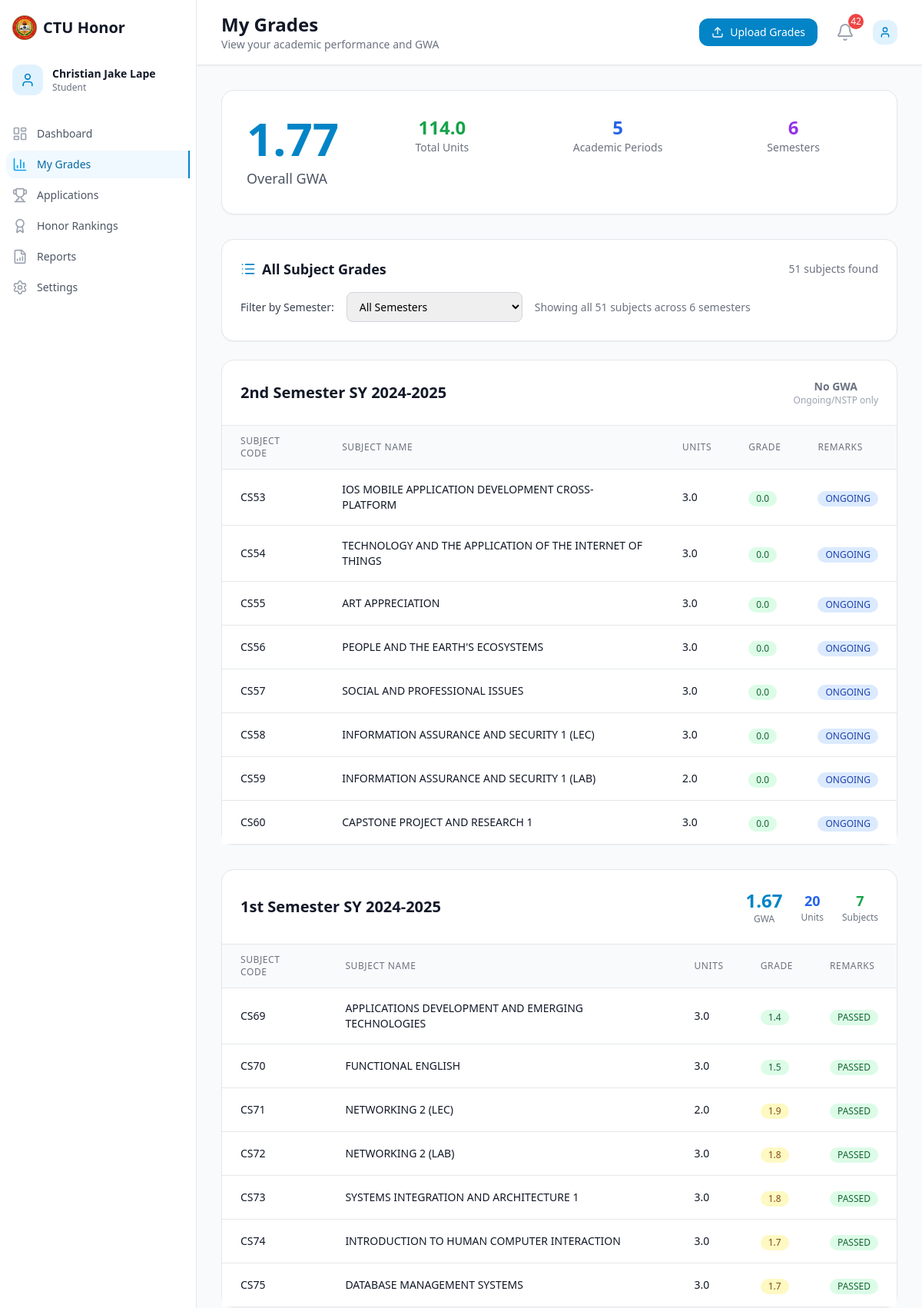
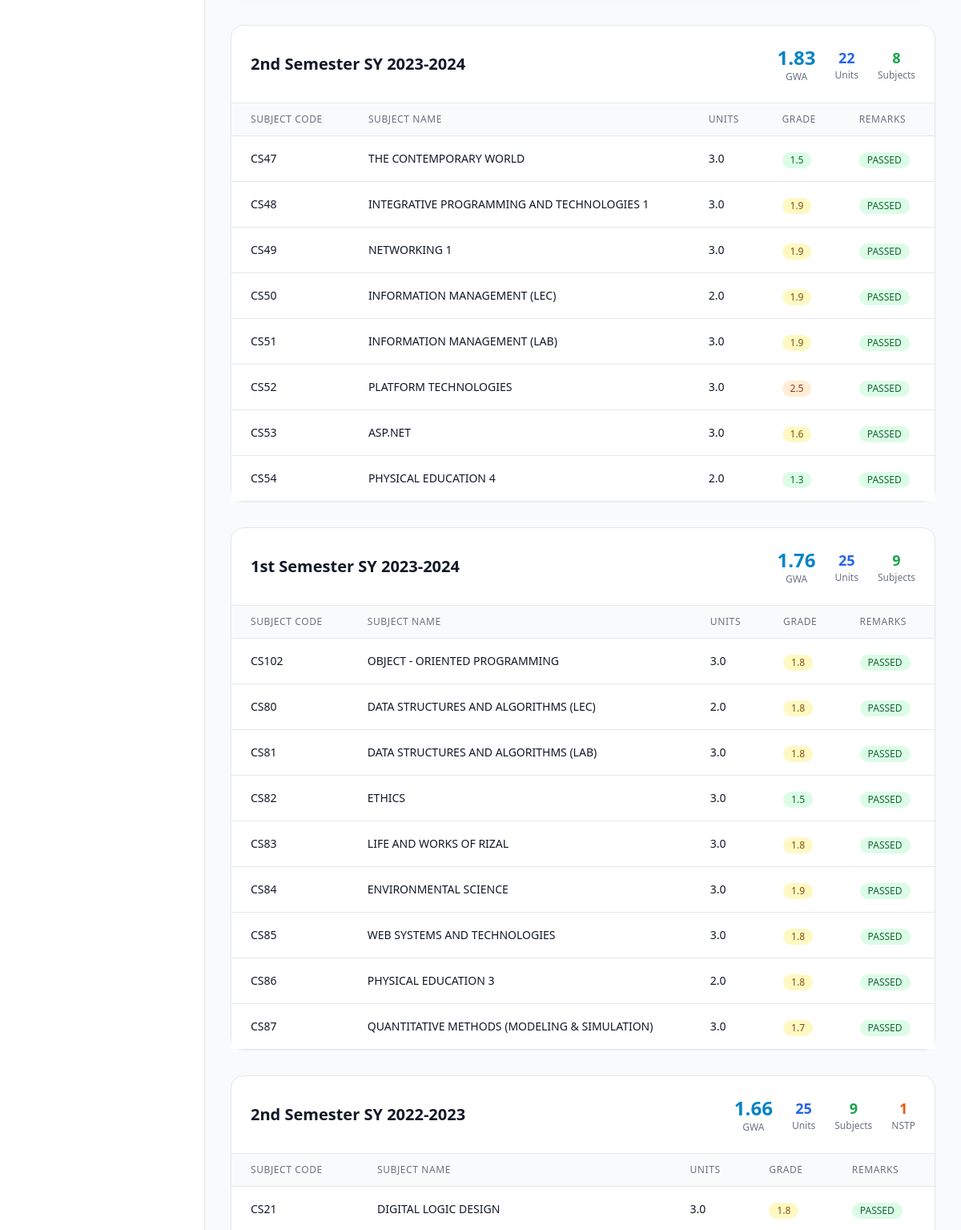
The app's page /student/grades.php (signed in, upper part) with its own data (2 pictures, top to bottom).
### tables this page shows
CREATE TABLE `grades` (
  `id` int NOT NULL COMMENT 'Unique grade record identifier',
  `submission_id` int NOT NULL COMMENT 'Reference to grade submission',
  `subject_code` varchar(20) NOT NULL COMMENT 'Subject code (e.g., CS101, MATH201)',
  `subject_name` varchar(150) NOT NULL COMMENT 'Full subject name',
  `units` decimal(3,1) NOT NULL COMMENT 'Credit units (e.g., 3.0, 1.5)',
  `grade` decimal(3,2) NOT NULL COMMENT 'Numerical grade (e.g., 1.25, 2.50)',
  `letter_grade` varchar(5) DEFAULT NULL COMMENT 'Letter equivalent (A, B+, etc.)',
  `remarks` varchar(50) DEFAULT NULL COMMENT 'PASSED, FAILED, INC, etc.',
  `semester_taken` varchar(50) DEFAULT NULL,
  `instructor_name` varchar(100) DEFAULT NULL COMMENT 'Subject instructor',
  `created_at` timestamp NULL DEFAULT CURRENT_TIMESTAMP COMMENT 'Record creation date'
);

### student/grades.php (the view, shortened to what the rows shown need)
<?php
require_once '../config/config.php';
$database = new Database();
$db = $database->getConnection();
$user_id = $_SESSION['user_id'];
$all_grades_query = "
    SELECT g.*, g.semester_taken,
           CASE
               WHEN g.semester_taken LIKE '%1st%' THEN '1st'
               WHEN g.semester_taken LIKE '%2nd%' THEN '2nd'
               WHEN g.semester_taken LIKE '%Summer%' OR g.semester_taken LIKE '%summer%' THEN 'summer'
               ELSE '1st'
           END as semester_type,
           CASE
               WHEN g.semester_taken REGEXP '[0-9]{4}-[0-9]{4}' THEN SUBSTRING(g.semester_taken, -9)
               ELSE 'Unknown'
           END as school_year_taken
    FROM grades g
    JOIN grade_submissions gs ON g.submission_id = gs.id
    WHERE gs.user_id = :user_id
    AND gs.status = 'processed'
    ORDER BY
        CASE
            WHEN g.semester_taken REGEXP '[0-9]{4}-[0-9]{4}' THEN SUBSTRING(g.semester_taken, -9)
            ELSE '0000-0000'
        END DESC,
        CASE
            WHEN g.semester_taken LIKE '%2nd%' THEN 1
            WHEN g.semester_taken LIKE '%1st%' THEN 2
            WHEN g.semester_taken LIKE '%Summer%' OR g.semester_taken LIKE '%summer%' THEN 3
            ELSE 4
        END ASC,
        g.subject_code ASC
";
$all_grades_stmt = $db->prepare($all_grades_query);
$all_grades_stmt->bindParam(':user_id', $user_id);
$all_grades_stmt->execute();
$all_grades = $all_grades_stmt->fetchAll(PDO::FETCH_ASSOC);
$grades_by_semester = [];
foreach ($all_grades as $grade) {
    $semester_key = $grade['semester_taken'];
    if (!isset($grades_by_semester[$semester_key])) {
        $grades_by_semester[$semester_key] = [];
    }
    $grades_by_semester[$semester_key][] = $grade;
}
uksort($grades_by_semester, function($a, $b) {
    preg_match('/(\d{4}-\d{4})$/', $a, $matches_a);
    preg_match('/(\d{4}-\d{4})$/', $b, $matches_b);
    $year_a = $matches_a[1] ?? '0000-0000';
    $year_b = $matches_b[1] ?? '0000-0000';
    if ($year_a !== $year_b) {
        return $year_b <=> $year_a;
    }
    $semester_order = ['2nd Semester' => 1, '1st Semester' => 2, 'Summer' => 3];
    $sem_a = 'Unknown';
    $sem_b = 'Unknown';
    if (strpos($a, '2nd Semester') !== false) $sem_a = '2nd Semester';
    elseif (strpos($a, '1st Semester') !== false) $sem_a = '1st Semester';
    elseif (strpos($a, 'Summer') !== false) $sem_a = 'Summer';
    if (strpos($b, '2nd Semester') !== false) $sem_b = '2nd Semester';
    elseif (strpos($b, '1st Semester') !== false) $sem_b = '1st Semester';
    elseif (strpos($b, 'Summer') !== false) $sem_b = 'Summer';
    $order_a = $semester_order[$sem_a] ?? 999;
    $order_b = $semester_order[$sem_b] ?? 999;
    return $order_a <=> $order_b;
});
?>
<!DOCTYPE html>
<html lang="en">
<head>
    <script src="https://cdn.tailwindcss.com"></script>
</head>
<body class="bg-gray-50">
    <div class="flex h-screen">
        <div class="flex flex-col flex-1 overflow-hidden">
            <header class="bg-white shadow-sm border-b border-gray-200">
                <div class="flex items-center justify-between px-4 py-4 sm:px-6 lg:px-8">
                    <div class="flex items-center">
                        <div class="ml-4 md:ml-0">
                            <h1 class="text-2xl font-bold text-gray-900">My Grades</h1>
                        </div>
                    </div>
                </div>
            </header>
            <main class="flex-1 overflow-y-auto">
                <div class="p-4 sm:p-6 lg:p-8">
                    <?php if (!empty($all_grades)): ?>
                        <div class="space-y-8">
                            <?php foreach ($grades_by_semester as $semesterName => $semesterGrades): ?>
                                <?php if (!empty($semesterGrades)): ?>
                                    <?php
                                        $semester_total_units = 0;
                                        $semester_total_points = 0;
                                        $semester_completed = 0;
                                        $semester_nstp = 0;
                                        $semester_ongoing = 0;
                                        foreach ($semesterGrades as $grade) {
                                            if (strpos($grade['subject_name'], 'NSTP') !== false || strpos($grade['subject_name'], 'NATIONAL SERVICE TRAINING') !== false) {
                                                $semester_nstp++;
                                            } elseif ($grade['grade'] == 0) {
                                                $semester_ongoing++;
                                            } else {
                                                $semester_total_units += $grade['units'];
                                                $semester_total_points += ($grade['grade'] * $grade['units']);
                                                $semester_completed++;
                                            }
                                        }
                                        $semester_gwa = $semester_total_units > 0 ? $semester_total_points / $semester_total_units : 0;
                                    ?>
                                    <div class="semester-section bg-white rounded-2xl shadow-sm border border-gray-200" data-semester="<?php echo htmlspecialchars($semesterName); ?>">
                                        <div class="p-6 border-b border-gray-200">
                                            <div class="flex items-center justify-between">
                                                <h4 class="text-xl font-semibold text-gray-900"><?php echo htmlspecialchars($semesterName); ?></h4>
                                                <?php if ($semester_gwa > 0): ?>
                                                    <div class="flex items-center space-x-6">
                                                        <div class="text-center">
                                                            <div class="text-2xl font-bold text-primary-600">
                                                                <?php echo formatGWA($semester_gwa); ?>
                                                            </div>
                                                            <div class="text-xs text-gray-500">GWA</div>
                                                        </div>
                                                        <div class="text-center">
                                                            <div class="text-lg font-semibold text-blue-600">
                                                                <?php echo $semester_total_units; ?>
                                                            </div>
                                                            <div class="text-xs text-gray-500">Units</div>
                                                        </div>
                                                        <div class="text-center">
                                                            <div class="text-lg font-semibold text-green-600">
                                                                <?php echo $semester_completed; ?>
                                                            </div>
                                                            <div class="text-xs text-gray-500">Subjects</div>
                                                        </div>
                                                        <?php if ($semester_nstp > 0): ?>
                                                            <div class="text-center">
                                                                <div class="text-lg font-semibold text-orange-600">
                                                                    <?php echo $semester_nstp; ?>
                                                                </div>
                                                                <div class="text-xs text-gray-500">NSTP</div>
                                                            </div>
                                                        <?php endif; ?>
                                                    </div>
                                                <?php elseif ($semester_ongoing > 0 || $semester_nstp > 0): ?>
                                                    <div class="text-center">
                                                        <div class="text-sm font-semibold text-gray-500">No GWA</div>
                                                        <div class="text-xs text-gray-400">Ongoing/NSTP only</div>
                                                    </div>
                                                <?php endif; ?>
                                            </div>
                                        </div>
                                        <div class="overflow-x-auto">
                                            <table class="min-w-full divide-y divide-gray-200">
                                                <thead class="bg-gray-50">
                                                    <tr>
                                                        <th class="px-6 py-3 text-left text-xs font-medium text-gray-500 uppercase tracking-wider">Subject Code</th>
                                                        <th class="px-6 py-3 text-left text-xs font-medium text-gray-500 uppercase tracking-wider">Subject Name</th>
                                                        <th class="px-6 py-3 text-left text-xs font-medium text-gray-500 uppercase tracking-wider">Units</th>
                                                        <th class="px-6 py-3 text-left text-xs font-medium text-gray-500 uppercase tracking-wider">Grade</th>
                                                        <th class="px-6 py-3 text-left text-xs font-medium text-gray-500 uppercase tracking-wider">Remarks</th>
                                                    </tr>
                                                </thead>
                                                <tbody class="bg-white divide-y divide-gray-200">
                                                    <?php foreach ($semesterGrades as $grade): ?>
                                                        <tr class="hover:bg-gray-50">
                                                            <td class="px-6 py-4 whitespace-nowrap text-sm font-medium text-gray-900">
                                                                <?php echo htmlspecialchars($grade['subject_code']); ?>
                                                            </td>
                                                            <td class="px-6 py-4 text-sm text-gray-900">
                                                                <div class="font-medium"><?php echo htmlspecialchars($grade['subject_name']); ?></div>
                                                            </td>
                                                            <td class="px-6 py-4 whitespace-nowrap text-sm text-gray-900">
                                                                <?php echo number_format($grade['units'], 1); ?>
                                                            </td>
                                                            <td class="px-6 py-4 whitespace-nowrap">
                                                                <span class="inline-flex items-center px-2.5 py-0.5 rounded-full text-xs font-medium <?php echo $grade['grade'] <= 1.5 ? 'bg-green-100 text-green-800' : ($grade['grade'] <= 2.0 ? 'bg-yellow-100 text-yellow-800' : ($grade['grade'] <= 3.0 ? 'bg-orange-100 text-orange-800' : 'bg-red-100 text-red-800')); ?>">
                                                                    <?php echo number_format($grade['grade'], 1); ?>
                                                                </span>
                                                            </td>
                                                            <td class="px-6 py-4 whitespace-nowrap">
                                                                <span class="inline-flex items-center px-2.5 py-0.5 rounded-full text-xs font-medium <?php
                                                                    $remarks = !empty($grade['remarks']) ? $grade['remarks'] : ($grade['grade'] > 0 ? ($grade['grade'] <= 3.0 ? 'PASSED' : 'FAILED') : 'ONGOING');
                                                                    $isPassed = $remarks === 'PASSED';
                                                                    $isOngoing = $remarks === 'ONGOING';
                                                                    echo $isPassed ? 'bg-green-100 text-green-800' : ($isOngoing ? 'bg-blue-100 text-blue-800' : 'bg-red-100 text-red-800');
                                                                ?>">
                                                                    <?php
                                                                    $remarks = !empty($grade['remarks']) ? $grade['remarks'] : ($grade['grade'] > 0 ? ($grade['grade'] <= 3.0 ? 'PASSED' : 'FAILED') : 'ONGOING');
                                                                    echo htmlspecialchars($remarks);
                                                                    ?>
                                                                </span>
                                                            </td>
                                                        </tr>
                                                    <?php endforeach; ?>
                                                </tbody>
                                            </table>
                                        </div>
                                    </div>
                                <?php endif; ?>
                            <?php endforeach; ?>
                        </div>
                    <?php endif; ?>
                </div>
            </main>
        </div>
    </div>
</body>
</html>

### records on screen
grades: subject_code "CS53", subject_name "IOS MOBILE APPLICATION DEVELOPMENT CROSS-PLATFORM", units "3.0", grade "0.0", remarks "ONGOING"
grades: subject_code "CS54", subject_name "TECHNOLOGY AND THE APPLICATION OF THE INTERNET OF THINGS", units "3.0", grade "0.0", remarks "ONGOING"
grades: subject_code "CS55", subject_name "ART APPRECIATION", units "3.0", grade "0.0", remarks "ONGOING"
grades: subject_code "CS56", subject_name "PEOPLE AND THE EARTH'S ECOSYSTEMS", units "3.0", grade "0.0", remarks "ONGOING"
grades: subject_code "CS57", subject_name "SOCIAL AND PROFESSIONAL ISSUES", units "3.0", grade "0.0", remarks "ONGOING"
grades: subject_code "CS58", subject_name "INFORMATION ASSURANCE AND SECURITY 1 (LEC)", units "3.0", grade "0.0", remarks "ONGOING"
grades: subject_code "CS59", subject_name "INFORMATION ASSURANCE AND SECURITY 1 (LAB)", units "2.0", grade "0.0", remarks "ONGOING"
grades: subject_code "CS60", subject_name "CAPSTONE PROJECT AND RESEARCH 1", units "3.0", grade "0.0", remarks "ONGOING"
grades: subject_code "CS69", subject_name "APPLICATIONS DEVELOPMENT AND EMERGING TECHNOLOGIES", units "3.0", grade "1.4", remarks "PASSED"
grades: subject_code "CS70", subject_name "FUNCTIONAL ENGLISH", units "3.0", grade "1.5", remarks "PASSED"
grades: subject_code "CS71", subject_name "NETWORKING 2 (LEC)", units "2.0", grade "1.9", remarks "PASSED"
grades: subject_code "CS72", subject_name "NETWORKING 2 (LAB)", units "3.0", grade "1.8", remarks "PASSED"
grades: subject_code "CS73", subject_name "SYSTEMS INTEGRATION AND ARCHITECTURE 1", units "3.0", grade "1.8", remarks "PASSED"
grades: subject_code "CS74", subject_name "INTRODUCTION TO HUMAN COMPUTER INTERACTION", units "3.0", grade "1.7", remarks "PASSED"
grades: subject_code "CS75", subject_name "DATABASE MANAGEMENT SYSTEMS", units "3.0", grade "1.7", remarks "PASSED"
grades: subject_code "CS47", subject_name "THE CONTEMPORARY WORLD", units "3.0", grade "1.5", remarks "PASSED"
grades: subject_code "CS48", subject_name "INTEGRATIVE PROGRAMMING AND TECHNOLOGIES 1", units "3.0", grade "1.9", remarks "PASSED"
grades: subject_code "CS49", subject_name "NETWORKING 1", units "3.0", grade "1.9", remarks "PASSED"
grades: subject_code "CS50", subject_name "INFORMATION MANAGEMENT (LEC)", units "2.0", grade "1.9", remarks "PASSED"
grades: subject_code "CS51", subject_name "INFORMATION MANAGEMENT (LAB)", units "3.0", grade "1.9", remarks "PASSED"
grades: subject_code "CS52", subject_name "PLATFORM TECHNOLOGIES", units "3.0", grade "2.5", remarks "PASSED"
grades: subject_code "CS53", subject_name "ASP.NET", units "3.0", grade "1.6", remarks "PASSED"
grades: subject_code "CS54", subject_name "PHYSICAL EDUCATION 4", units "2.0", grade "1.3", remarks "PASSED"
grades: subject_code "CS102", subject_name "OBJECT - ORIENTED PROGRAMMING", units "3.0", grade "1.8", remarks "PASSED"
grades: subject_code "CS80", subject_name "DATA STRUCTURES AND ALGORITHMS (LEC)", units "2.0", grade "1.8", remarks "PASSED"
grades: subject_code "CS81", subject_name "DATA STRUCTURES AND ALGORITHMS (LAB)", units "3.0", grade "1.8", remarks "PASSED"
grades: subject_code "CS82", subject_name "ETHICS", units "3.0", grade "1.5", remarks "PASSED"
grades: subject_code "CS83", subject_name "LIFE AND WORKS OF RIZAL", units "3.0", grade "1.8", remarks "PASSED"
grades: subject_code "CS84", subject_name "ENVIRONMENTAL SCIENCE", units "3.0", grade "1.9", remarks "PASSED"
grades: subject_code "CS85", subject_name "WEB SYSTEMS AND TECHNOLOGIES", units "3.0", grade "1.8", remarks "PASSED"
grades: subject_code "CS86", subject_name "PHYSICAL EDUCATION 3", units "2.0", grade "1.8", remarks "PASSED"
grades: subject_code "CS87", subject_name "QUANTITATIVE METHODS (MODELING & SIMULATION)", units "3.0", grade "1.7", remarks "PASSED"
grades: subject_code "CS21", subject_name "DIGITAL LOGIC DESIGN", units "3.0", grade "1.8", remarks "PASSED"

### other values on screen
$_SESSION['first_name'] "Christian Jake"
$_SESSION['last_name'] "Lape"
$unread_count "42"
formatGWA($overall_gwa_data['gwa']) "1.77"
$overall_gwa_data['total_units'] "114.0"
$overall_gwa_data['periods_count'] "5"
count($grades_by_semester) "6"
count($all_grades) "51"
$semesterName "2nd Semester SY 2024-2025"
$semesterName "1st Semester SY 2024-2025"
formatGWA($semester_gwa) "1.67"
$semester_total_units "20"
$semester_completed "7"
$semesterName "2nd Semester SY 2023-2024"
formatGWA($semester_gwa) "1.83"
